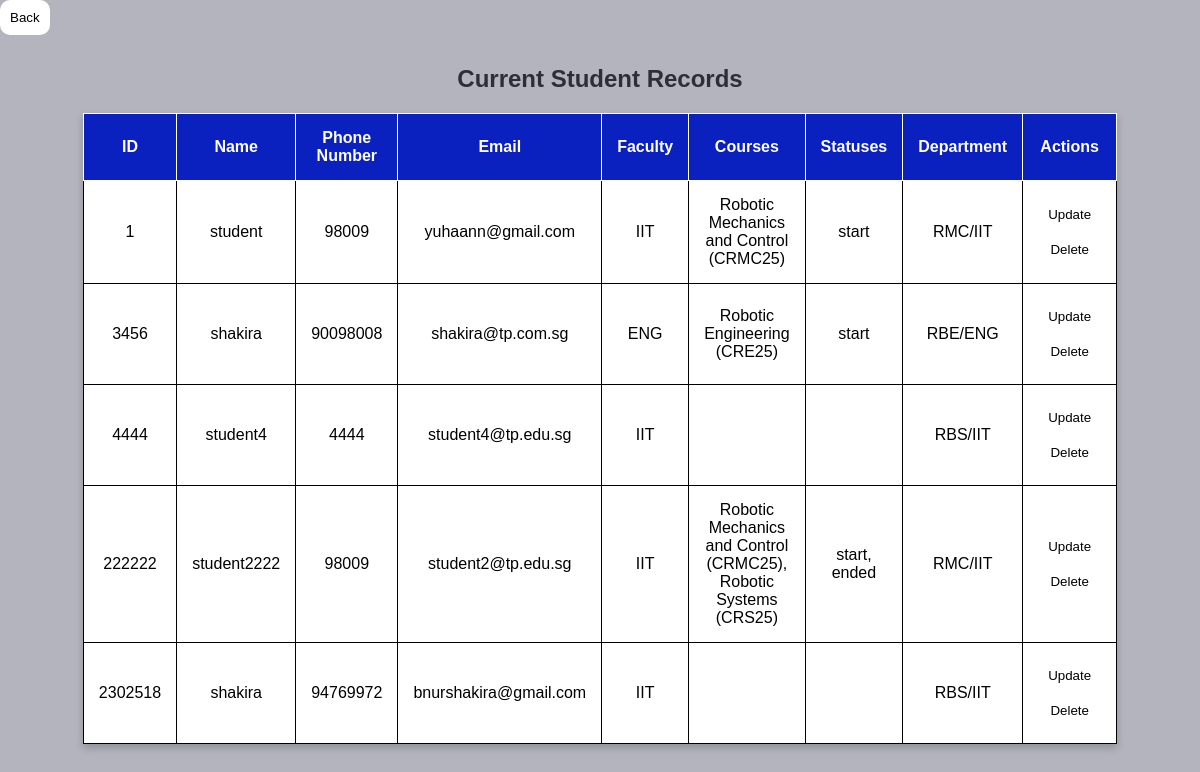
The page /php/assignments.php (signed in) on the database as committed earlier.
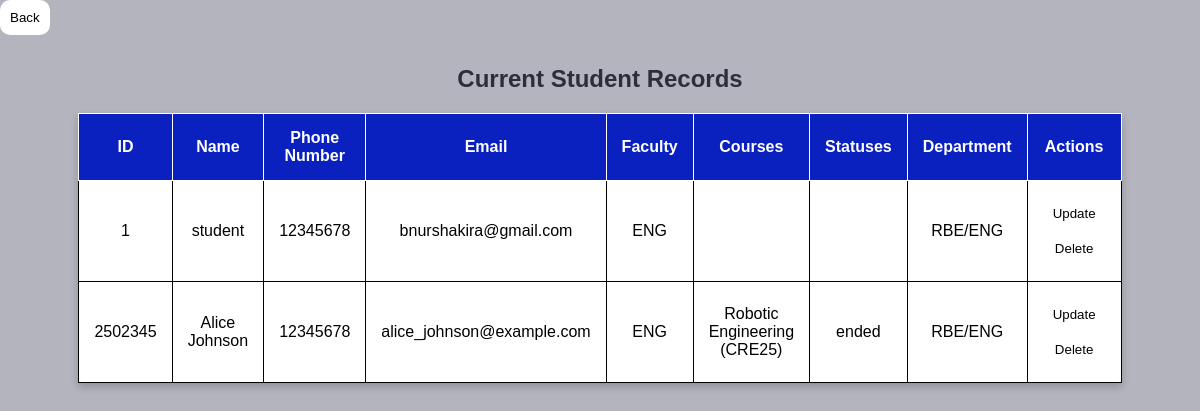
The same page on the database as committed later.
### tables this page shows
CREATE TABLE `students` (
  `ID` int(11) NOT NULL,
  `NAME` varchar(50) NOT NULL,
  `PHONENUMBER` int(8) NOT NULL,
  `EMAIL` text NOT NULL,
  `PASSWORD_HASH` char(60) NOT NULL,
  `CREATED_AT` timestamp(6) NOT NULL DEFAULT current_timestamp(6),
  `UPDATED_AT` timestamp(6) NOT NULL DEFAULT current_timestamp(6),
  `COURSE_ID` varchar(11) DEFAULT NULL,
  `FACULTY` varchar(255) NOT NULL,
  `DEPARTMENT_ID` int(11) DEFAULT NULL,
  `GRADE_ID` varchar(11) DEFAULT NULL,
  `CLASS` varchar(11) DEFAULT NULL,
  `ROLE_ID` varchar(11) NOT NULL
);

CREATE TABLE `department` (
  `ID` int(11) NOT NULL,
  `NAME` varchar(50) DEFAULT NULL
);

### php/functions.php (called while the page is built, shortened)
<?php
function getStudentRecords(){
    global $conn;
    $stmt = $conn->prepare("
    SELECT
        students.id AS student_id,
        students.name AS student_name,
        students.phonenumber,
        students.email,
        students.faculty,
        department.name AS department_name,
        GROUP_CONCAT(
            CONCAT(course.name, ' (', course.code, ')')
            ORDER BY course.name SEPARATOR ', '
        ) AS course_names_with_codes,
        GROUP_CONCAT(
            course.status
            ORDER BY course.name SEPARATOR ', '
        ) AS course_statuses
    FROM students
    LEFT JOIN student_courses ON students.id = student_courses.student_id
    LEFT JOIN course ON student_courses.course_id = course.id
    LEFT JOIN department ON students.department_id = department.id
    GROUP BY students.id
");
$stmt->execute();
$result = $stmt->get_result();
return $result;
}

### php/assignments.php (the view, shortened to what this page needs)
<?php
require 'functions.php';
$user_role = (int)$_SESSION['role'];
$action = isset($_GET['action']) ? $_GET['action'] : 'read';
$student_records = null;
if ($action == 'read') {
    $student_records = getStudentRecords();
}
?>
 <!DOCTYPE html>
 <html lang="en">
    <head>
</head>
<body>
<!DOCTYPE html>
 <html lang="en">
    <head>
<?php if ($action == 'read'): ?>
    <a href="<?= $user_role == 2 ? 'faculty_dashboard.php' : 'admin_dashboard.php' ?>"><button>Back</button></a>
    <h2>Current Student Records</h2>
    <?php if ($student_records && $student_records->num_rows > 0): ?>
        <table border='1' cellpadding='10'>
            <tr>
                <th>ID</th>
                <th>Name</th>
                <th>Phone Number</th>
                <th>Email</th>
                <th>Faculty</th>
                <th>Courses</th>
                <th>Statuses</th>
                <th>Department</th>
                <th>Actions</th>
            </tr>
            <?php while ($student = $student_records->fetch_assoc()): ?>
                <tr>
                    <td><?= htmlspecialchars($student['student_id']); ?></td>
                    <td><?= htmlspecialchars($student['student_name']); ?></td>
                    <td><?= htmlspecialchars($student['phonenumber']); ?></td>
                    <td><?= htmlspecialchars($student['email']); ?></td>
                    <td><?= htmlspecialchars($student['faculty']); ?></td>
                    <td><?= htmlspecialchars($student['course_names_with_codes']); ?></td>
                    <td><?= htmlspecialchars($student['course_statuses']); ?></td>
                    <td><?= htmlspecialchars($student['department_name']); ?></td>
                    <td>
                        <a href='update_student.php?id=<?= htmlspecialchars($student['student_id']); ?>'><button>Update</button></a>
                        <form method='POST' action='delete_student.php' onsubmit="return confirm('Are you sure you want to delete this record?');">
                            <input type='submit' name='delete' value='Delete'>
                        </form>
                    </td>
                </tr>
            <?php endwhile; ?>
        </table>
    <?php else: ?>
        <p>No student records found.</p>
    <?php endif; ?>
<?php endif; ?>

### php/assignments.php (style rules this page uses)
* { margin: 0; box-sizing: border-box; font-family: sans-serif; }
body { margin: 0; justify-content: center; align-items: center; height: 100vh; background-color:#b3b4bd; background-size: cover; }
table { border-collapse: collapse; width: 80%; max-width: 1000px; background-color: #ffffff; box-shadow: 0 4px 8px rgba(0, 0, 0, 0.2); margin-left: auto; margin-right: auto; }
th, td { padding: 15px; text-align: center; border: 1px solid; }
h2 { text-align: center; color: #2c2e3a; margin-top: 30px; margin-bottom: 20px; }
th { background-color: #0a21c0; color: white; }
button, input[type="submit"] { background: #fff; color: black; padding: 10px; border: 1px solid #2c2e3a; border-radius: 10px; cursor: pointer; margin-top: 0px; border: none; }

Rows that differ between the two databases and show on the page:
removed students: ID "3456", NAME "shakira", PHONENUMBER "90098008", EMAIL "shakira@tp.com.sg", FACULTY "ENG", course_names_with_codes "Robotic Engineering (CRE25)", course_statuses "start", DEPARTMENT_ID.NAME "RBE/ENG"
removed students: ID "4444", NAME "student4", PHONENUMBER "4444", EMAIL "student4@tp.edu.sg", FACULTY "IIT", DEPARTMENT_ID.NAME "RBS/IIT"
removed students: ID "222222", NAME "student2222", PHONENUMBER "98009", EMAIL "student2@tp.edu.sg", FACULTY "IIT", course_names_with_codes "Robotic Mechanics and Control (CRMC25), Robotic Systems (CRS25)", course_statuses "start, ended", DEPARTMENT_ID.NAME "RMC/IIT"
removed students: ID "2302518", NAME "shakira", PHONENUMBER "94769972", EMAIL "bnurshakira@gmail.com", FACULTY "IIT", DEPARTMENT_ID.NAME "RBS/IIT"
changed students "student": PHONENUMBER "98009" → "12345678"; EMAIL "yuhaann@gmail.com" → "bnurshakira@gmail.com"; FACULTY "IIT" → "ENG"; DEPARTMENT_ID.NAME "RMC/IIT" → "RBE/ENG"; course_names_with_codes "Robotic Mechanics and Control (CRMC25)" → (not shown); course_statuses "start" → (not shown)
added students: ID "2502345", NAME "Alice Johnson", PHONENUMBER "12345678", EMAIL "alice_johnson@example.com", FACULTY "ENG", course_names_with_codes "Robotic Engineering (CRE25)", course_statuses "ended", DEPARTMENT_ID.NAME "RBE/ENG"
